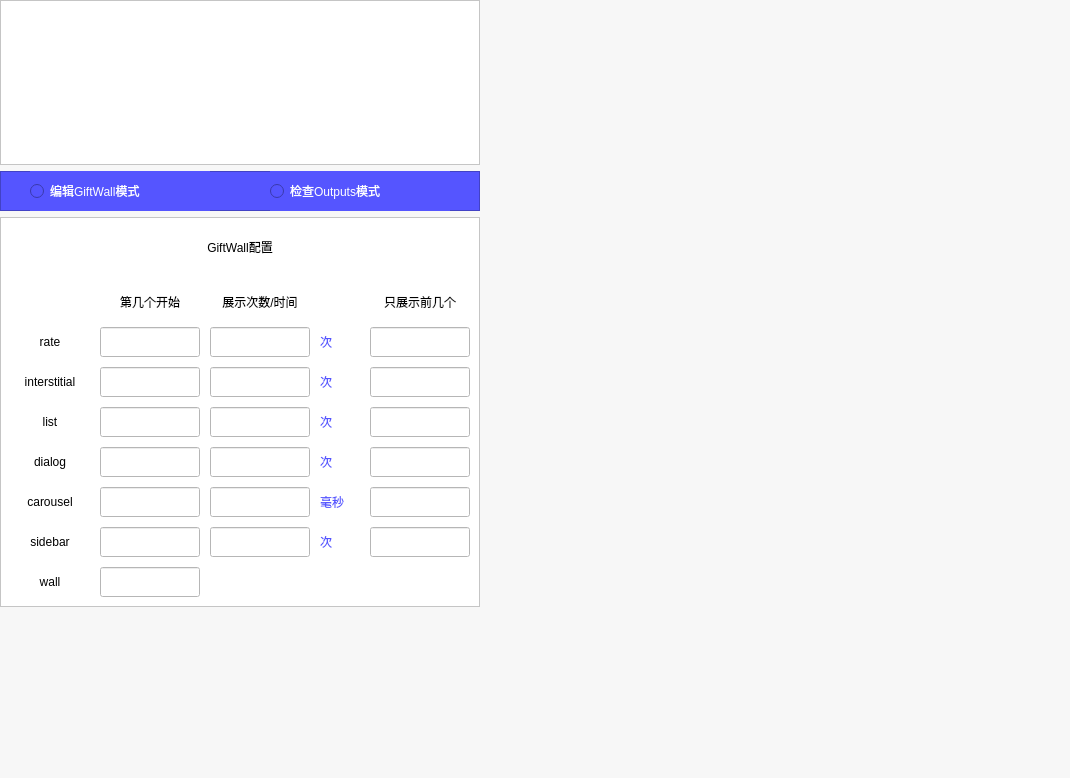
<?xml version="1.0" encoding="UTF-8"?>
<ui version="4.0">
 <class>Form</class>
 <widget class="QWidget" name="Form">
  <property name="geometry">
   <rect>
    <x>0</x>
    <y>0</y>
    <width>1070</width>
    <height>778</height>
   </rect>
  </property>
  <property name="windowTitle">
   <string>Form</string>
  </property>
  <property name="styleSheet">
   <string notr="true">background-color: rgb(247, 247, 247);</string>
  </property>
  <layout class="QHBoxLayout" name="horizontalLayout">
   <property name="leftMargin">
    <number>0</number>
   </property>
   <property name="topMargin">
    <number>0</number>
   </property>
   <property name="rightMargin">
    <number>0</number>
   </property>
   <property name="bottomMargin">
    <number>0</number>
   </property>
   <item>
    <layout class="QVBoxLayout" name="verticalLayout">
     <item>
      <layout class="QVBoxLayout" name="edit_check_language_layout"/>
     </item>
     <item>
      <layout class="QVBoxLayout" name="content_layout"/>
     </item>
    </layout>
   </item>
   <item>
    <layout class="QVBoxLayout" name="verticalLayout_2">
     <item>
      <widget class="QFrame" name="frame_2">
       <property name="minimumSize">
        <size>
         <width>480</width>
         <height>165</height>
        </size>
       </property>
       <property name="maximumSize">
        <size>
         <width>480</width>
         <height>165</height>
        </size>
       </property>
       <property name="styleSheet">
        <string notr="true">background-color: rgb(255, 255, 255);</string>
       </property>
       <property name="frameShape">
        <enum>QFrame::StyledPanel</enum>
       </property>
       <property name="frameShadow">
        <enum>QFrame::Raised</enum>
       </property>
       <widget class="QLabel" name="ijoysoft_icon">
        <property name="geometry">
         <rect>
          <x>122</x>
          <y>20</y>
          <width>236</width>
          <height>125</height>
         </rect>
        </property>
        <property name="text">
         <string/>
        </property>
       </widget>
      </widget>
     </item>
     <item>
      <widget class="QFrame" name="mode_frame">
       <property name="minimumSize">
        <size>
         <width>480</width>
         <height>40</height>
        </size>
       </property>
       <property name="maximumSize">
        <size>
         <width>480</width>
         <height>40</height>
        </size>
       </property>
       <property name="styleSheet">
        <string notr="true">background-color: rgb(85, 85, 255);</string>
       </property>
       <property name="frameShape">
        <enum>QFrame::StyledPanel</enum>
       </property>
       <property name="frameShadow">
        <enum>QFrame::Raised</enum>
       </property>
       <widget class="QRadioButton" name="edit_gift_wall_mode">
        <property name="geometry">
         <rect>
          <x>30</x>
          <y>0</y>
          <width>180</width>
          <height>40</height>
         </rect>
        </property>
        <property name="styleSheet">
         <string notr="true">font: 12pt &quot;微软雅黑&quot;;
color: rgb(255, 255, 255);</string>
        </property>
        <property name="text">
         <string>编辑GiftWall模式</string>
        </property>
       </widget>
       <widget class="QRadioButton" name="check_outputs_mode">
        <property name="geometry">
         <rect>
          <x>270</x>
          <y>0</y>
          <width>180</width>
          <height>40</height>
         </rect>
        </property>
        <property name="styleSheet">
         <string notr="true">font: 12pt &quot;微软雅黑&quot;;
color: rgb(255, 255, 255);</string>
        </property>
        <property name="text">
         <string>检查Outputs模式</string>
        </property>
       </widget>
      </widget>
     </item>
     <item>
      <widget class="QFrame" name="frame_3">
       <property name="sizePolicy">
        <sizepolicy hsizetype="Preferred" vsizetype="Preferred">
         <horstretch>0</horstretch>
         <verstretch>33</verstretch>
        </sizepolicy>
       </property>
       <property name="minimumSize">
        <size>
         <width>480</width>
         <height>390</height>
        </size>
       </property>
       <property name="maximumSize">
        <size>
         <width>480</width>
         <height>390</height>
        </size>
       </property>
       <property name="styleSheet">
        <string notr="true">background-color: rgb(255, 255, 255);</string>
       </property>
       <property name="frameShape">
        <enum>QFrame::StyledPanel</enum>
       </property>
       <property name="frameShadow">
        <enum>QFrame::Raised</enum>
       </property>
       <widget class="QLineEdit" name="dialog_limit">
        <property name="geometry">
         <rect>
          <x>370</x>
          <y>230</y>
          <width>100</width>
          <height>30</height>
         </rect>
        </property>
        <property name="styleSheet">
         <string notr="true">background-color: rgb(255, 255, 255);
font: 75 14pt &quot;微软雅黑&quot;;
color: rgb(85, 85, 255);</string>
        </property>
        <property name="alignment">
         <set>Qt::AlignCenter</set>
        </property>
       </widget>
       <widget class="QLabel" name="label_6">
        <property name="geometry">
         <rect>
          <x>320</x>
          <y>190</y>
          <width>40</width>
          <height>30</height>
         </rect>
        </property>
        <property name="styleSheet">
         <string notr="true">font: 12pt &quot;微软雅黑&quot;;
color: rgb(85, 85, 255);</string>
        </property>
        <property name="text">
         <string>次</string>
        </property>
       </widget>
       <widget class="QLineEdit" name="list_limit">
        <property name="geometry">
         <rect>
          <x>370</x>
          <y>190</y>
          <width>100</width>
          <height>30</height>
         </rect>
        </property>
        <property name="styleSheet">
         <string notr="true">background-color: rgb(255, 255, 255);
font: 75 14pt &quot;微软雅黑&quot;;
color: rgb(85, 85, 255);</string>
        </property>
        <property name="alignment">
         <set>Qt::AlignCenter</set>
        </property>
       </widget>
       <widget class="QLabel" name="label_5">
        <property name="geometry">
         <rect>
          <x>320</x>
          <y>150</y>
          <width>40</width>
          <height>30</height>
         </rect>
        </property>
        <property name="styleSheet">
         <string notr="true">font: 12pt &quot;微软雅黑&quot;;
color: rgb(85, 85, 255);</string>
        </property>
        <property name="text">
         <string>次</string>
        </property>
       </widget>
       <widget class="QLabel" name="dialog_title">
        <property name="geometry">
         <rect>
          <x>10</x>
          <y>230</y>
          <width>80</width>
          <height>30</height>
         </rect>
        </property>
        <property name="styleSheet">
         <string notr="true">font: 10pt &quot;微软雅黑&quot;;
background-color: rgb(255, 255, 255);</string>
        </property>
        <property name="text">
         <string>dialog</string>
        </property>
        <property name="alignment">
         <set>Qt::AlignCenter</set>
        </property>
       </widget>
       <widget class="QLineEdit" name="dialog_index">
        <property name="geometry">
         <rect>
          <x>100</x>
          <y>230</y>
          <width>100</width>
          <height>30</height>
         </rect>
        </property>
        <property name="styleSheet">
         <string notr="true">background-color: rgb(255, 255, 255);
font: 75 14pt &quot;微软雅黑&quot;;
color: rgb(85, 85, 255);</string>
        </property>
        <property name="alignment">
         <set>Qt::AlignCenter</set>
        </property>
       </widget>
       <widget class="QLineEdit" name="interstitial_index">
        <property name="geometry">
         <rect>
          <x>100</x>
          <y>150</y>
          <width>100</width>
          <height>30</height>
         </rect>
        </property>
        <property name="styleSheet">
         <string notr="true">background-color: rgb(255, 255, 255);
font: 75 14pt &quot;微软雅黑&quot;;
color: rgb(85, 85, 255);</string>
        </property>
        <property name="alignment">
         <set>Qt::AlignCenter</set>
        </property>
       </widget>
       <widget class="QLineEdit" name="sidebar_count">
        <property name="geometry">
         <rect>
          <x>210</x>
          <y>310</y>
          <width>100</width>
          <height>30</height>
         </rect>
        </property>
        <property name="styleSheet">
         <string notr="true">background-color: rgb(255, 255, 255);
font: 75 14pt &quot;微软雅黑&quot;;
color: rgb(85, 85, 255);</string>
        </property>
        <property name="alignment">
         <set>Qt::AlignCenter</set>
        </property>
       </widget>
       <widget class="QLabel" name="label_3">
        <property name="geometry">
         <rect>
          <x>370</x>
          <y>70</y>
          <width>100</width>
          <height>30</height>
         </rect>
        </property>
        <property name="styleSheet">
         <string notr="true">font: 10pt &quot;微软雅黑&quot;;
background-color: rgb(255, 255, 255);</string>
        </property>
        <property name="text">
         <string>只展示前几个</string>
        </property>
        <property name="alignment">
         <set>Qt::AlignCenter</set>
        </property>
       </widget>
       <widget class="QLabel" name="label">
        <property name="geometry">
         <rect>
          <x>100</x>
          <y>70</y>
          <width>100</width>
          <height>30</height>
         </rect>
        </property>
        <property name="styleSheet">
         <string notr="true">font: 10pt &quot;微软雅黑&quot;;
background-color: rgb(255, 255, 255);</string>
        </property>
        <property name="text">
         <string>第几个开始</string>
        </property>
        <property name="alignment">
         <set>Qt::AlignCenter</set>
        </property>
       </widget>
       <widget class="QLabel" name="label_7">
        <property name="geometry">
         <rect>
          <x>320</x>
          <y>230</y>
          <width>40</width>
          <height>30</height>
         </rect>
        </property>
        <property name="styleSheet">
         <string notr="true">font: 12pt &quot;微软雅黑&quot;;
color: rgb(85, 85, 255);</string>
        </property>
        <property name="text">
         <string>次</string>
        </property>
       </widget>
       <widget class="QLineEdit" name="sidebar_limit">
        <property name="geometry">
         <rect>
          <x>370</x>
          <y>310</y>
          <width>100</width>
          <height>30</height>
         </rect>
        </property>
        <property name="styleSheet">
         <string notr="true">background-color: rgb(255, 255, 255);
font: 75 14pt &quot;微软雅黑&quot;;
color: rgb(85, 85, 255);</string>
        </property>
        <property name="alignment">
         <set>Qt::AlignCenter</set>
        </property>
       </widget>
       <widget class="QLabel" name="carousel_title">
        <property name="geometry">
         <rect>
          <x>10</x>
          <y>270</y>
          <width>80</width>
          <height>30</height>
         </rect>
        </property>
        <property name="styleSheet">
         <string notr="true">font: 10pt &quot;微软雅黑&quot;;
background-color: rgb(255, 255, 255);</string>
        </property>
        <property name="text">
         <string>carousel</string>
        </property>
        <property name="alignment">
         <set>Qt::AlignCenter</set>
        </property>
       </widget>
       <widget class="QLabel" name="label_2">
        <property name="geometry">
         <rect>
          <x>210</x>
          <y>70</y>
          <width>100</width>
          <height>30</height>
         </rect>
        </property>
        <property name="styleSheet">
         <string notr="true">font: 10pt &quot;微软雅黑&quot;;
background-color: rgb(255, 255, 255);</string>
        </property>
        <property name="text">
         <string>展示次数/时间</string>
        </property>
        <property name="alignment">
         <set>Qt::AlignCenter</set>
        </property>
       </widget>
       <widget class="QLabel" name="label_8">
        <property name="geometry">
         <rect>
          <x>320</x>
          <y>270</y>
          <width>40</width>
          <height>30</height>
         </rect>
        </property>
        <property name="styleSheet">
         <string notr="true">font: 12pt &quot;微软雅黑&quot;;
color: rgb(85, 85, 255);</string>
        </property>
        <property name="text">
         <string>毫秒</string>
        </property>
       </widget>
       <widget class="QLineEdit" name="interstitial_count">
        <property name="geometry">
         <rect>
          <x>210</x>
          <y>150</y>
          <width>100</width>
          <height>30</height>
         </rect>
        </property>
        <property name="styleSheet">
         <string notr="true">background-color: rgb(255, 255, 255);
font: 75 14pt &quot;微软雅黑&quot;;
color: rgb(85, 85, 255);</string>
        </property>
        <property name="alignment">
         <set>Qt::AlignCenter</set>
        </property>
       </widget>
       <widget class="QLineEdit" name="rate_count">
        <property name="geometry">
         <rect>
          <x>210</x>
          <y>110</y>
          <width>100</width>
          <height>30</height>
         </rect>
        </property>
        <property name="styleSheet">
         <string notr="true">background-color: rgb(255, 255, 255);
font: 75 14pt &quot;微软雅黑&quot;;
color: rgb(85, 85, 255);</string>
        </property>
        <property name="alignment">
         <set>Qt::AlignCenter</set>
        </property>
       </widget>
       <widget class="QLineEdit" name="list_count">
        <property name="geometry">
         <rect>
          <x>210</x>
          <y>190</y>
          <width>100</width>
          <height>30</height>
         </rect>
        </property>
        <property name="styleSheet">
         <string notr="true">background-color: rgb(255, 255, 255);
font: 75 14pt &quot;微软雅黑&quot;;
color: rgb(85, 85, 255);</string>
        </property>
        <property name="alignment">
         <set>Qt::AlignCenter</set>
        </property>
       </widget>
       <widget class="QLabel" name="sidebar_title">
        <property name="geometry">
         <rect>
          <x>10</x>
          <y>310</y>
          <width>80</width>
          <height>30</height>
         </rect>
        </property>
        <property name="styleSheet">
         <string notr="true">font: 10pt &quot;微软雅黑&quot;;
background-color: rgb(255, 255, 255);</string>
        </property>
        <property name="text">
         <string>sidebar</string>
        </property>
        <property name="alignment">
         <set>Qt::AlignCenter</set>
        </property>
       </widget>
       <widget class="QLineEdit" name="carousel_count">
        <property name="geometry">
         <rect>
          <x>210</x>
          <y>270</y>
          <width>100</width>
          <height>30</height>
         </rect>
        </property>
        <property name="styleSheet">
         <string notr="true">background-color: rgb(255, 255, 255);
font: 75 14pt &quot;微软雅黑&quot;;
color: rgb(85, 85, 255);</string>
        </property>
        <property name="alignment">
         <set>Qt::AlignCenter</set>
        </property>
       </widget>
       <widget class="QLineEdit" name="rate_index">
        <property name="geometry">
         <rect>
          <x>100</x>
          <y>110</y>
          <width>100</width>
          <height>30</height>
         </rect>
        </property>
        <property name="styleSheet">
         <string notr="true">background-color: rgb(255, 255, 255);
font: 75 14pt &quot;微软雅黑&quot;;
color: rgb(85, 85, 255);</string>
        </property>
        <property name="alignment">
         <set>Qt::AlignCenter</set>
        </property>
       </widget>
       <widget class="QLabel" name="list_title">
        <property name="geometry">
         <rect>
          <x>10</x>
          <y>190</y>
          <width>80</width>
          <height>30</height>
         </rect>
        </property>
        <property name="styleSheet">
         <string notr="true">font: 10pt &quot;微软雅黑&quot;;
background-color: rgb(255, 255, 255);</string>
        </property>
        <property name="text">
         <string>list</string>
        </property>
        <property name="alignment">
         <set>Qt::AlignCenter</set>
        </property>
       </widget>
       <widget class="QLineEdit" name="wall_index">
        <property name="geometry">
         <rect>
          <x>100</x>
          <y>350</y>
          <width>100</width>
          <height>30</height>
         </rect>
        </property>
        <property name="styleSheet">
         <string notr="true">background-color: rgb(255, 255, 255);
font: 75 14pt &quot;微软雅黑&quot;;
color: rgb(85, 85, 255);</string>
        </property>
        <property name="alignment">
         <set>Qt::AlignCenter</set>
        </property>
       </widget>
       <widget class="QLineEdit" name="dialog_count">
        <property name="geometry">
         <rect>
          <x>210</x>
          <y>230</y>
          <width>100</width>
          <height>30</height>
         </rect>
        </property>
        <property name="styleSheet">
         <string notr="true">background-color: rgb(255, 255, 255);
font: 75 14pt &quot;微软雅黑&quot;;
color: rgb(85, 85, 255);</string>
        </property>
        <property name="alignment">
         <set>Qt::AlignCenter</set>
        </property>
       </widget>
       <widget class="QLabel" name="label_9">
        <property name="geometry">
         <rect>
          <x>320</x>
          <y>310</y>
          <width>40</width>
          <height>30</height>
         </rect>
        </property>
        <property name="styleSheet">
         <string notr="true">font: 12pt &quot;微软雅黑&quot;;
color: rgb(85, 85, 255);</string>
        </property>
        <property name="text">
         <string>次</string>
        </property>
       </widget>
       <widget class="QLineEdit" name="rate_limit">
        <property name="geometry">
         <rect>
          <x>370</x>
          <y>110</y>
          <width>100</width>
          <height>30</height>
         </rect>
        </property>
        <property name="styleSheet">
         <string notr="true">background-color: rgb(255, 255, 255);
font: 75 14pt &quot;微软雅黑&quot;;
color: rgb(85, 85, 255);</string>
        </property>
        <property name="alignment">
         <set>Qt::AlignCenter</set>
        </property>
       </widget>
       <widget class="QLineEdit" name="list_index">
        <property name="geometry">
         <rect>
          <x>100</x>
          <y>190</y>
          <width>100</width>
          <height>30</height>
         </rect>
        </property>
        <property name="styleSheet">
         <string notr="true">background-color: rgb(255, 255, 255);
font: 75 14pt &quot;微软雅黑&quot;;
color: rgb(85, 85, 255);</string>
        </property>
        <property name="alignment">
         <set>Qt::AlignCenter</set>
        </property>
       </widget>
       <widget class="QLabel" name="wall_title">
        <property name="geometry">
         <rect>
          <x>10</x>
          <y>350</y>
          <width>80</width>
          <height>30</height>
         </rect>
        </property>
        <property name="styleSheet">
         <string notr="true">font: 10pt &quot;微软雅黑&quot;;
background-color: rgb(255, 255, 255);</string>
        </property>
        <property name="text">
         <string>wall</string>
        </property>
        <property name="alignment">
         <set>Qt::AlignCenter</set>
        </property>
       </widget>
       <widget class="QLabel" name="label_4">
        <property name="geometry">
         <rect>
          <x>320</x>
          <y>110</y>
          <width>40</width>
          <height>30</height>
         </rect>
        </property>
        <property name="styleSheet">
         <string notr="true">font: 12pt &quot;微软雅黑&quot;;
color: rgb(85, 85, 255);</string>
        </property>
        <property name="text">
         <string>次</string>
        </property>
       </widget>
       <widget class="QLabel" name="rate_title">
        <property name="geometry">
         <rect>
          <x>10</x>
          <y>110</y>
          <width>80</width>
          <height>30</height>
         </rect>
        </property>
        <property name="styleSheet">
         <string notr="true">font: 10pt &quot;微软雅黑&quot;;
background-color: rgb(255, 255, 255);</string>
        </property>
        <property name="text">
         <string>rate</string>
        </property>
        <property name="alignment">
         <set>Qt::AlignCenter</set>
        </property>
       </widget>
       <widget class="QLineEdit" name="carousel_index">
        <property name="geometry">
         <rect>
          <x>100</x>
          <y>270</y>
          <width>100</width>
          <height>30</height>
         </rect>
        </property>
        <property name="styleSheet">
         <string notr="true">background-color: rgb(255, 255, 255);
font: 75 14pt &quot;微软雅黑&quot;;
color: rgb(85, 85, 255);</string>
        </property>
        <property name="alignment">
         <set>Qt::AlignCenter</set>
        </property>
       </widget>
       <widget class="QLabel" name="interstitial_title">
        <property name="geometry">
         <rect>
          <x>10</x>
          <y>150</y>
          <width>80</width>
          <height>30</height>
         </rect>
        </property>
        <property name="styleSheet">
         <string notr="true">font: 10pt &quot;微软雅黑&quot;;
background-color: rgb(255, 255, 255);</string>
        </property>
        <property name="text">
         <string>interstitial</string>
        </property>
        <property name="alignment">
         <set>Qt::AlignCenter</set>
        </property>
       </widget>
       <widget class="QLineEdit" name="sidebar_index">
        <property name="geometry">
         <rect>
          <x>100</x>
          <y>310</y>
          <width>100</width>
          <height>30</height>
         </rect>
        </property>
        <property name="styleSheet">
         <string notr="true">background-color: rgb(255, 255, 255);
font: 75 14pt &quot;微软雅黑&quot;;
color: rgb(85, 85, 255);</string>
        </property>
        <property name="alignment">
         <set>Qt::AlignCenter</set>
        </property>
       </widget>
       <widget class="QLineEdit" name="carousel_limit">
        <property name="geometry">
         <rect>
          <x>370</x>
          <y>270</y>
          <width>100</width>
          <height>30</height>
         </rect>
        </property>
        <property name="styleSheet">
         <string notr="true">background-color: rgb(255, 255, 255);
font: 75 14pt &quot;微软雅黑&quot;;
color: rgb(85, 85, 255);</string>
        </property>
        <property name="alignment">
         <set>Qt::AlignCenter</set>
        </property>
       </widget>
       <widget class="QLineEdit" name="interstitial_limit">
        <property name="geometry">
         <rect>
          <x>370</x>
          <y>150</y>
          <width>100</width>
          <height>30</height>
         </rect>
        </property>
        <property name="styleSheet">
         <string notr="true">background-color: rgb(255, 255, 255);
font: 75 14pt &quot;微软雅黑&quot;;
color: rgb(85, 85, 255);</string>
        </property>
        <property name="alignment">
         <set>Qt::AlignCenter</set>
        </property>
       </widget>
       <widget class="QLabel" name="label_13">
        <property name="geometry">
         <rect>
          <x>10</x>
          <y>10</y>
          <width>460</width>
          <height>40</height>
         </rect>
        </property>
        <property name="styleSheet">
         <string notr="true">font: 20pt &quot;微软雅黑&quot;;</string>
        </property>
        <property name="text">
         <string>GiftWall配置</string>
        </property>
        <property name="alignment">
         <set>Qt::AlignCenter</set>
        </property>
       </widget>
      </widget>
     </item>
     <item>
      <widget class="QWidget" name="widget" native="true"/>
     </item>
     <item>
      <layout class="QVBoxLayout" name="edit_check_menu_layout"/>
     </item>
    </layout>
   </item>
  </layout>
 </widget>
 <resources/>
 <connections/>
</ui>
